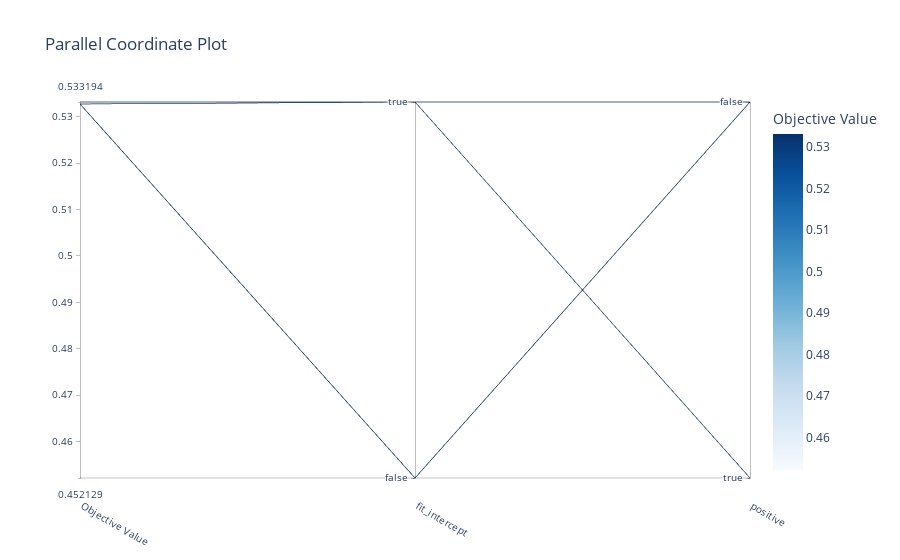

The notebook cell saved with this chart:
### Code cell
optuna.visualization.plot_parallel_coordinate(study_LR)

### Figure 1 — Plotly figure (JSON) as saved in the notebook; plotly's stock layout.template omitted (floating-point values rounded to 4 significant figures)
{"data": [{"dimensions": [{"label": "Objective Value", "range": [0.4521, 0.5332], "values": [0.4521, 0.5328, 0.5328, 0.5328, 0.4521, 0.5328, 0.5328, 0.5332, 0.4521, 0.5332, 0.5332, 0.5332, 0.5332, 0.5332, 0.5332, 0.5332, 0.5332, 0.5332, 0.5332, 0.5332, 0.5332, 0.5332, 0.5332, 0.5332, 0.5332, 0.5332, 0.5328, 0.5332, 0.5332, 0.4521, 0.5332, 0.5332, 0.5332, 0.5332, 0.5328, 0.5332, 0.5328, 0.5332, 0.5328, 0.4521, 0.5328, 0.5332, 0.5332, 0.5332, 0.5332, 0.5332, 0.5332, 0.4521, 0.5332, 0.5332]}, {"label": "fit_intercept", "range": [0, 1], "ticktext": [false, true], "tickvals": [0, 1], "values": [0, 1, 0, 1, 0, 1, 0, 1, 0, 1, 1, 1, 1, 1, 1, 1, 1, 1, 1, 1, 1, 1, 1, 1, 1, 1, 0, 1, 1, 0, 1, 1, 1, 1, 1, 1, 0, 1, 1, 0, 1, 1, 1, 1, 1, 1, 1, 0, 1, 1]}, {"label": "positive", "range": [0, 1], "ticktext": [true, false], "tickvals": [0, 1], "values": [0, 1, 1, 1, 0, 1, 1, 0, 0, 0, 0, 0, 0, 0, 0, 0, 0, 0, 0, 0, 0, 0, 0, 0, 0, 0, 1, 0, 0, 0, 0, 0, 0, 0, 1, 0, 1, 0, 1, 0, 1, 0, 0, 0, 0, 0, 0, 0, 0, 0]}], "labelangle": 30, "labelside": "bottom", "line": {"color": [0.4521, 0.5328, 0.5328, 0.5328, 0.4521, 0.5328, 0.5328, 0.5332, 0.4521, 0.5332, 0.5332, 0.5332, 0.5332, 0.5332, 0.5332, 0.5332, 0.5332, 0.5332, 0.5332, 0.5332, 0.5332, 0.5332, 0.5332, 0.5332, 0.5332, 0.5332, 0.5328, 0.5332, 0.5332, 0.4521, 0.5332, 0.5332, 0.5332, 0.5332, 0.5328, 0.5332, 0.5328, 0.5332, 0.5328, 0.4521, 0.5328, 0.5332, 0.5332, 0.5332, 0.5332, 0.5332, 0.5332, 0.4521, 0.5332, 0.5332], "colorbar": {"title": {"text": "Objective Value"}}, "colorscale": [[0, "rgb(247,251,255)"], [0.125, "rgb(222,235,247)"], [0.25, "rgb(198,219,239)"], [0.375, "rgb(158,202,225)"], [0.5, "rgb(107,174,214)"], [0.625, "rgb(66,146,198)"], [0.75, "rgb(33,113,181)"], [0.875, "rgb(8,81,156)"], [1, "rgb(8,48,107)"]], "reversescale": false, "showscale": true}, "type": "parcoords"}], "layout": {"title": {"text": "Parallel Coordinate Plot"}}}
